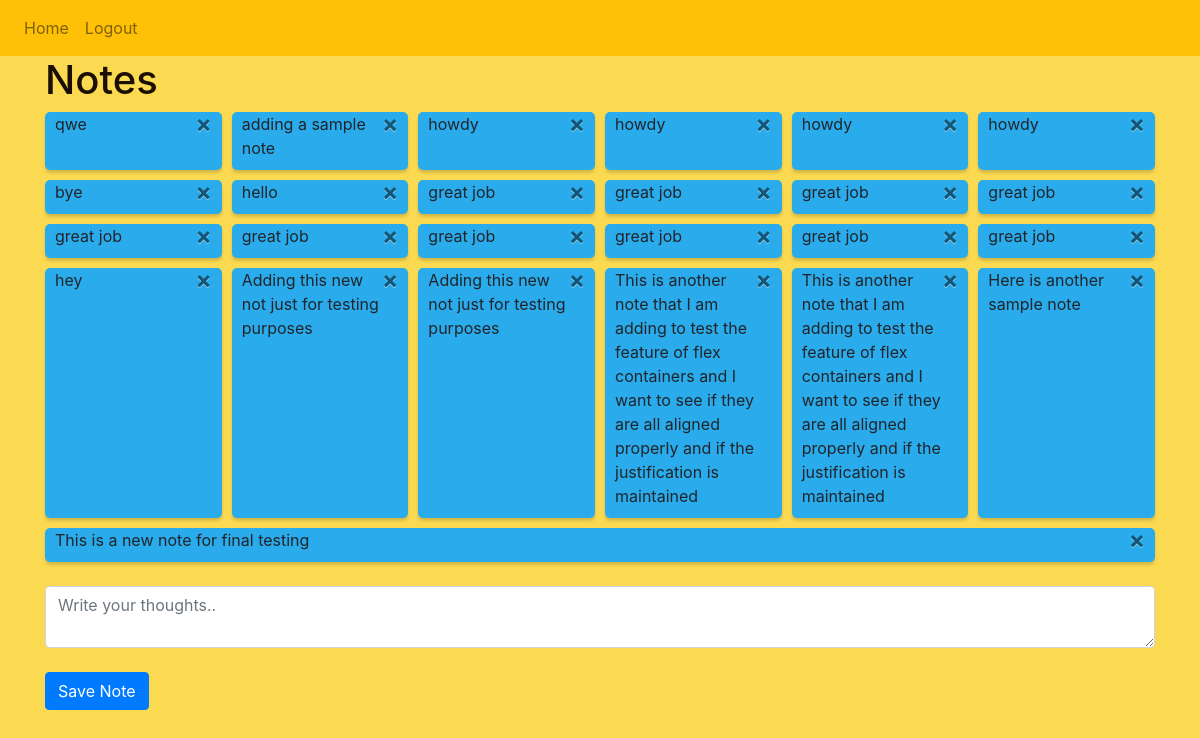
/ (signed in), run on the app's committed database.
### website/models.py (models this page shows)
class Note(db.Model):
    id = db.Column(db.Integer,primary_key=True)
    text = db.Column(db.String(10000))
    date = db.Column(db.DateTime(timezone=True),default=func.now())
    user_id = db.Column(db.Integer,db.ForeignKey("user.id")) #mapping a note to a particular user

### website/pages.py (the view, shortened to what this page needs)
@pages.route('/',methods = ["GET","POST"])
@login_required
def home_page():
    return render_template("home.html",user=current_user)

### website/__init__.py (called while the page is built)
def create_app():
    app = Flask(__name__)
    app.config['SECRET_KEY'] = "sazzyBird1998"
    app.config['SQLALCHEMY_DATABASE_URI'] = f"sqlite:///{db_name}"
    db.init_app(app)
    from .pages import pages
    from .auth import auth
    app.register_blueprint(pages, url_prefix = '/')
    app.register_blueprint(auth, url_prefix = '/')
    from .models import User,Note
    with app.app_context():
        db.create_all()
    login_manager = LoginManager()
    login_manager.login_view = "auth.login"
    login_manager.init_app(app)
    @login_manager.user_loader
    def load_user(id):
        return User.query.get(int(id))
    return app

### website/templates/home.html (shortened to what this page needs)
{% extends "base.html" %}
{% block contains %}
<h1 style="color: #1b0e02;">Notes</h1>
  <div class="sub-container">
  {% for note in user.notes %}
    <div class="note-card">
      <button type="button" class="close" on-click="deleteNote({{ note.id }})">&times;</button>
      {{ note.text }}
    </div>
  {% endfor %}
  </div>
<form method="POST">
    <textarea name="note" id="note" class="form-control" placeholder="Write your thoughts.."></textarea>
    <div>
    <button type="submit" class="btn btn-primary">Save Note</button>
    </div>
</form>
{% endblock %}

### website/templates/base.html (shortened to what this page needs)
<!DOCTYPE html>
<html>
<head>
    <link
      rel="stylesheet"
      href="https://stackpath.bootstrapcdn.com/bootstrap/4.4.1/css/bootstrap.min.css"
    />
    <link
      rel="stylesheet"
      href="https://stackpath.bootstrapcdn.com/font-awesome/4.7.0/css/font-awesome.min.css"
    />
</head>
<body>
    <nav class="navbar navbar-expand-lg navbar-light bg-warning">
        <div class="collapse navbar-collapse" id="navbar">
            <div class="navbar-nav">
              {% if current_user.is_authenticated %}
                <a class="nav-item nav-link" id="home" href="/">Home</a>
                <a class="nav-item nav-link" id="logout" href="/logout">Logout</a>
              {% else %}
                <a class="nav-item nav-link" id="login" href="/login">Login</a>
                <a class="nav-item nav-link" id="signup" href="/sign-up">Sign-up</a>
              {% endif %}
            </div>
        </div>
    </nav>
    <div class="container">
        {% block contains %} {% endblock %}
    </div>
</body>
</html>

### website/templates/base.html (style rules this page uses)
.note-card { flex: 1 1 160px; padding-bottom: 10px; padding-left: 10px; padding-right: 10px; background-color: #29ABEC; border-radius: 5px; box-shadow: 0 3px 3px rgba(0, 0, 0, 0.15); justify-content: space-between; }
.container,body { background-color: #FBDA52; overflow-x: hidden; }
.sub-container { display: flex; gap: 10px; flex-wrap: wrap; }

### data on the page
Note: text "qwe"
Note: text "adding a sample note"
Note: text "howdy"
Note: text "howdy"
Note: text "howdy"
Note: text "howdy"
Note: text "bye"
Note: text "hello"
Note: text "great job"
Note: text "great job"
Note: text "great job"
Note: text "great job"
Note: text "great job"
Note: text "great job"
Note: text "great job"
Note: text "great job"
Note: text "great job"
Note: text "great job"
Note: text "hey"
Note: text "Adding this new not just for testing purposes"
Note: text "Adding this new not just for testing purposes"
Note: text "This is another note that I am adding to test the feature of flex containers and I want to see if they are all aligned properly and if the justification is maintained"
Note: text "This is another note that I am adding to test the feature of flex containers and I want to see if they are all aligned properly and if the justification is maintained"
Note: text "Here is another sample note"
Note: text "This is a new note for final testing"
